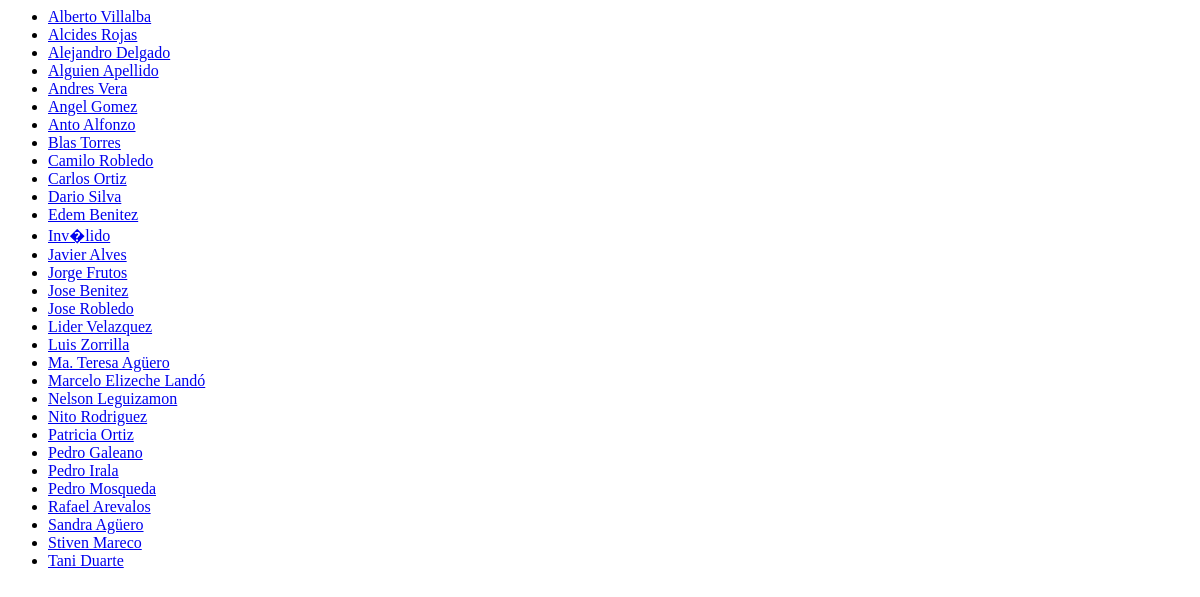
/agentes, run on an earlier commit of the app's database.
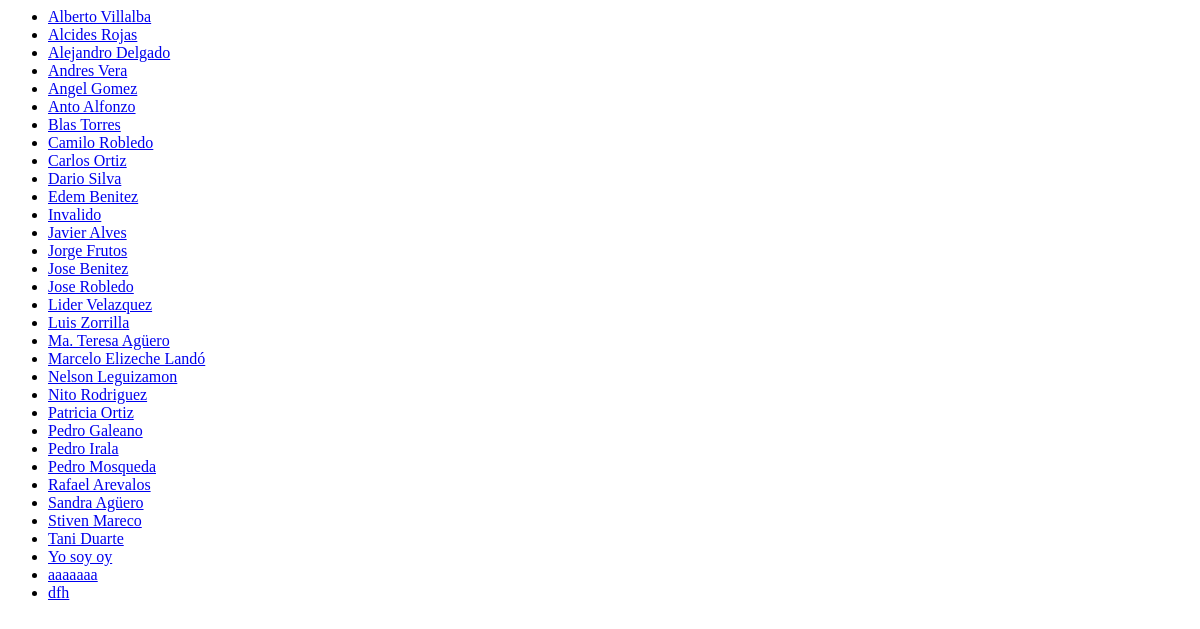
And on a later commit of the database.
### rserver/models.py (models this page shows, shortened)
class Agente(models.Model):
	numero = models.CharField(max_length=15)
	nombre = models.CharField(max_length=35)

### rserver/views.py (the view)
# urls.py: url(r'^agentes$', 'rserver.views.agentes', name='agentes'),
def agentes(request):
	todos = Agente.objects.all().order_by('nombre')
	output = ', '.join([p.nombre for p in todos])
	return render_to_response('agentes/index.html', {'todos': todos})

### templates/agentes/index.html
{% if todos %}
    <ul>
    {% for poll in todos %}
        <li><a href="/agentes/{{ poll.id }}/">{{ poll.nombre }}</a></li>
    {% endfor %}
    </ul>
{% else %}
    <p>No hay agentes.</p>
{% endif %}

What changed in the data, as far as the page shows it:
removed Agente: nombre "Alguien Apellido"
changed Agente: nombre "Inv�lido" → "Invalido"
added Agente: nombre "Yo soy oy"
added Agente: nombre "aaaaaaa"
added Agente: nombre "dfh"
